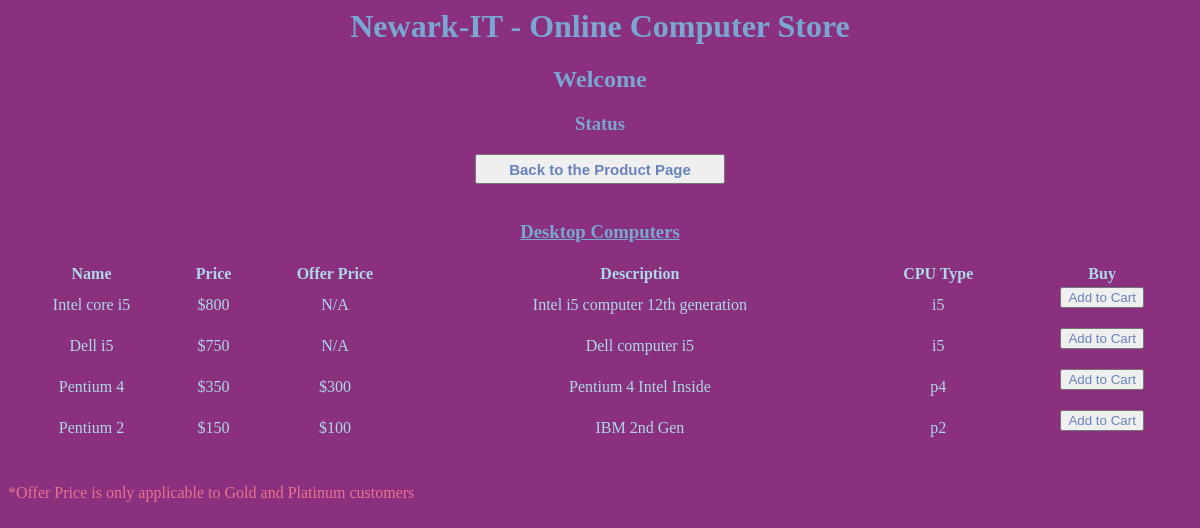
Page /PHP/desktop.php on the committed database.
### tables this page shows
Create table COMPUTER (
PID INT (10) PRIMARY KEY,
CPUType VARCHAR(20) NOT NULL,
FOREIGN KEY (PID) REFERENCES PRODUCT(PID));

Create table PRODUCT (
PID INT (10) PRIMARY KEY AUTO_INCREMENT,
PType VARCHAR (10) NOT NULL,
PName VARCHAR (30) NOT NULL,
PPrice INT (5),
Description VARCHAR (50),
PQuantity INT (5));

Create table OFFER_PRODUCT (
PID INT (10) PRIMARY KEY,
OfferPrice DECIMAL NOT NULL,
FOREIGN KEY (PID) REFERENCES PRODUCT(PID));

### PHP/desktop.php (the view, shortened to what this page needs)
<html>
<head>
</head>
<body>
	<h1>Newark-IT - Online Computer Store</h1>
	<h2>Welcome <?php echo $_SESSION["CName"];  ?></h2>
	<h3>Status
	</h3>
	<div style="text-align: center;">
		<form  action="shop.php" method="post">
			<input class="menuBtn" type="submit" value="Back to the Product Page"/><br><br>
		</form>
	</div>
	<h3><u>Desktop Computers</u></h3>
	<table style="width:100%">
	  <tr>
		<th>Name</th>
		<th>Price</th>
		<th>Offer Price</th>
		<th>Description</th>
		<th>CPU Type</th>
		<th>Buy</th>
	  </tr>
	<?php
		$conn = new mysqli('localhost', 'root', '', 'NewarkITdb');
		$sql = "SELECT P.PID, PName, PPrice, OfferPrice, Description, CPUType from (Product P,Computer C) LEFT JOIN OFFER_PRODUCT O ON P.PID = O.PID  where PType='Computer' and P.PID = C.PID and PQuantity > 0";
		$result = $conn->query($sql);
		if ($result->num_rows > 0) {
			while($row = $result->fetch_assoc()) {
				if($row['OfferPrice'] == null) {
					echo "<tr><td>".$row["PName"]."</td><td>$".$row["PPrice"]."</td><td>N/A</td><td>".$row["Description"]."</td><td>".$row["CPUType"]."</td><td><form action='addTo.php' method='post'> <input type='hidden' name='PID' value='".$row["PID"]."'/><input type='submit' value='Add to Cart' onclick='showMsg(".'"'.$row["PName"].'"'.");'/></form></td></tr>";
				} else {
					echo "<tr><td>".$row["PName"]."</td><td>$".$row["PPrice"]."</td><td>$".$row["OfferPrice"]."</td><td>".$row["Description"]."</td><td>".$row["CPUType"]."</td><td><form action='addTo.php' method='post'> <input type='hidden' name='PID' value='".$row["PID"]."'/><input type='submit' value='Add to Cart' onclick='showMsg(".'"'.$row["PName"].'"'.");'/></form></td></tr>";
				}
			}
			echo "</table>";
		} else {
			echo "No Result Found";
		}
		echo "<br><p>*Offer Price is only applicable to Gold and Platinum customers</p>";
	?>
</body>
</html>

### PHP/desktop.php (style rules this page uses)
table, th, td { border: 1px #00008B; color: #ADD8E6; text-align:center; }
body { background-color: #8A307F; }
h1, h2, h3 { text-align: center; color : #79A7D3; }
.menuBtn { width:250px; height:30px; font-weight:bold; font-size:15px; }
input { color : #6883BC; }
p { color : #EA738D; }

### rows in the picture
computer: PID.PName "Intel core i5", PID.PPrice "800", PID.Description "Intel i5 computer 12th generation", CPUType "i5"
computer: PID.PName "Dell i5", PID.PPrice "750", PID.Description "Dell computer i5", CPUType "i5"
product: PName "Pentium 4", PPrice "350", offer_product.OfferPrice "300", Description "Pentium 4 Intel Inside", computer.CPUType "p4"
product: PName "Pentium 2", PPrice "150", offer_product.OfferPrice "100", Description "IBM 2nd Gen", computer.CPUType "p2"
